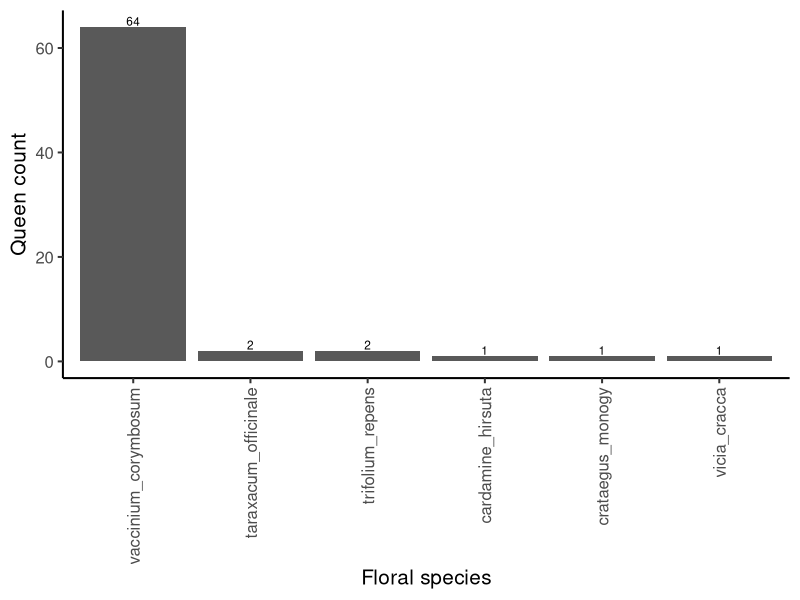
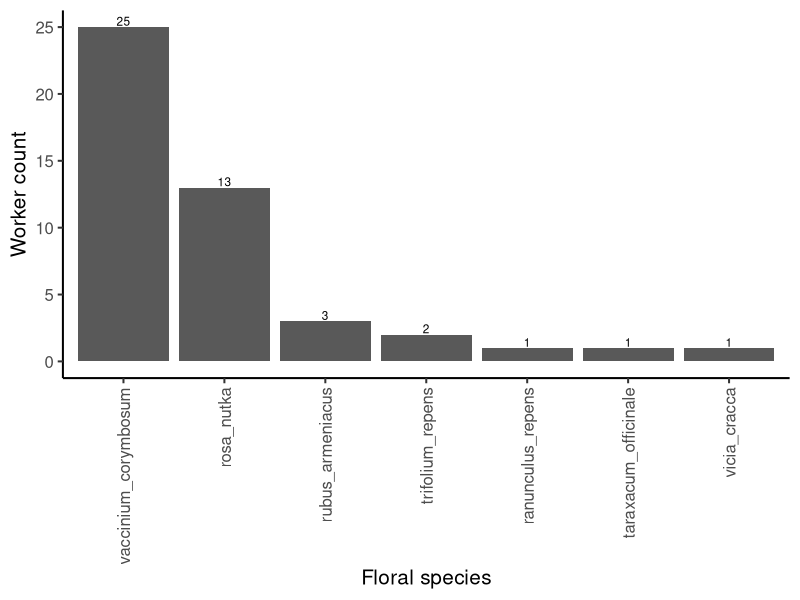
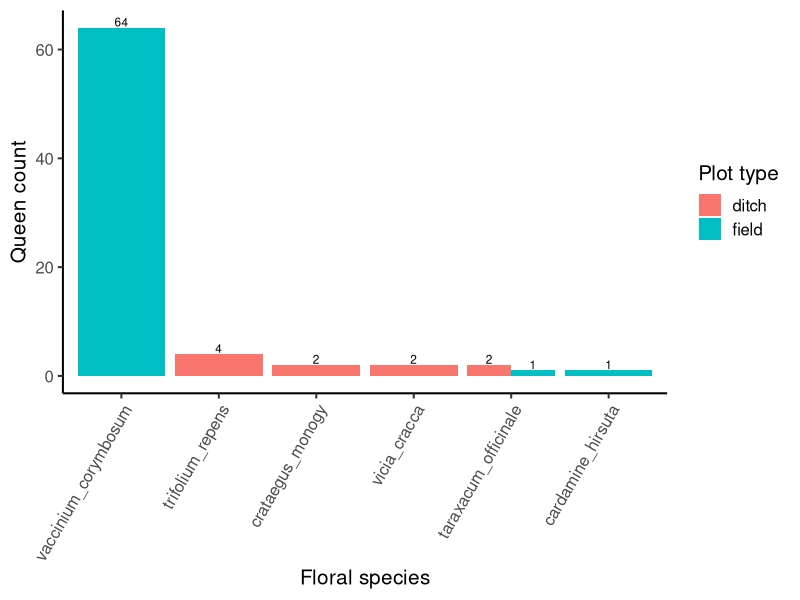
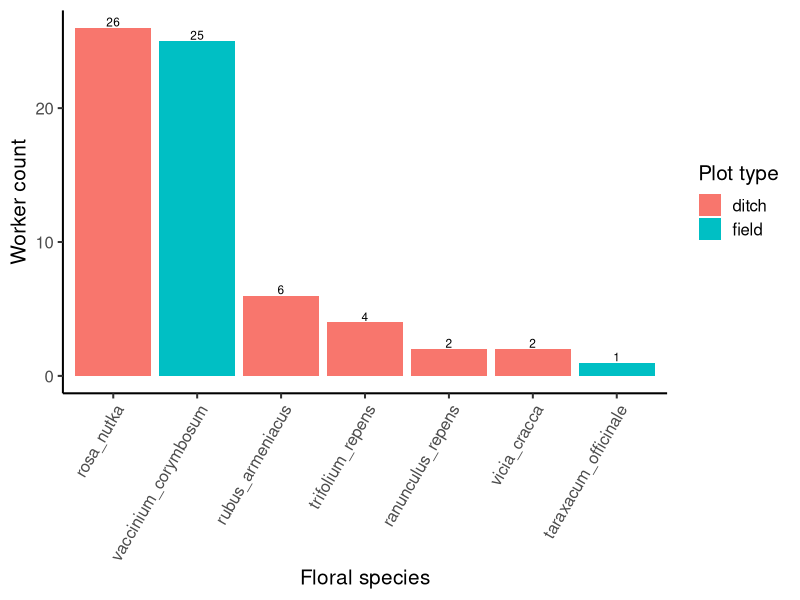

Generate these figures, in order, with R: (Note: this script raises an error after producing the figures.)
## ---- chunk 1
knitr::opts_chunk$set(echo = TRUE)
knitr::opts_knit$set(root.dir = "~/Library/CloudStorage/OneDrive-UBC/MSc/12_analysis/rodent-bee-blueberry")
## ---- chunk 2
#load packages
library(ggplot2) #for plots
library(dplyr) #for working with dataframes
library(tidyr) #for working with datasets
library(lme4) #for mixed effects models
library(ggpubr) #for adding significance asterisks to graph
library(stringr)
library(lubridate)

#read in data
data <- read.csv("06_cleandata/combined_plot_data.csv")
rodent <- read.csv("06_cleandata/rodent_clean.csv")

#change character columns to factors
data <- data %>%
   mutate(
     site_id = as.factor(site_id),
     round = as.factor(round),
     plot_id = as.factor(plot_id),
     bee_date = as.Date(bee_date),
     area = as.factor(area))

#add column for ditch vs field
##in overall data
data <- data %>%
  mutate(field_ditch = case_when(
    str_detect(plot_id, "p1|p2") ~ "field",
    str_detect(plot_id, "d") ~ "ditch",
    TRUE ~ NA_character_
  ))

##in rodent data
rodent <- rodent %>%
  mutate(field_ditch = case_when(
    str_detect(plot_id, "p1|p2") ~ "field",
    str_detect(plot_id, "d") ~ "ditch",
    TRUE ~ NA_character_
  ))
## ---- chunk 3
bee <- read.csv("06_cleandata/bee_clean.csv")
##add ditch vs field column
bee <- bee %>%
  mutate(field_ditch = case_when(
    str_detect(plot_id, "p1|p2") ~ "field",
    str_detect(plot_id, "d") ~ "ditch",
    TRUE ~ NA_character_
  ))

#remove observations of bees foraging VACO along the ditch (where VACO branches from the field extended into the ditch plot)
bee <- filter(bee, !(flower_code == "vaco" & field_ditch == "ditch"))

#add column for julian date
bee$julian.date <- yday(bee$date)

#filter to queens and workers
queens <- bee %>%
  filter(caste == "q", flower_species != "" & !is.na(flower_species))
workers <- bee %>%
  filter(caste == "w", flower_species != "" & !is.na(flower_species))

## ---- chunk 4
queens %>%
  count(flower_species, name = "count") %>%
  mutate(flower_species = reorder(flower_species, -count)) %>%
  ggplot(aes(flower_species, count)) +
  geom_bar(stat = "identity") +
  geom_text(aes(label = count), vjust = -0.15, size = 3) +
  theme_classic(base_size = 15) +
  xlab("Floral species") +
  ylab("Queen count") +
  theme(axis.text.x = element_text(angle = 90, vjust = 0.5, hjust = 1))
## ---- chunk 5
workers %>%
  count(flower_species, name = "count") %>%
  mutate(flower_species = reorder(flower_species, -count)) %>%
  ggplot(aes(flower_species, count)) +
  geom_bar(stat = "identity") +
  geom_text(aes(label = count), vjust = -0.15, size = 3) +
  theme_classic(base_size = 15) +
  xlab("Floral species") +
  ylab("Worker count") +
  theme(axis.text.x = element_text(angle = 90, vjust = 0.5, hjust = 1))
## ---- chunk 6
queens %>%
  count(flower_species, field_ditch, name = "count") %>%
  mutate(adjusted_count = case_when( ##adjust count for sampling effort (2x as many field plots as ditch plots)
    field_ditch == "field" ~ count * 1,
    field_ditch == "ditch" ~ count * 2
  )) %>%
  mutate(flower_species = reorder(flower_species, -adjusted_count)) %>%
  ggplot(aes(flower_species, adjusted_count, fill = field_ditch)) +
  geom_bar(stat = "identity", position = "dodge") +
  geom_text(aes(label = adjusted_count), 
            position = position_dodge(width = 0.9),
            vjust = -0.15, 
            size = 3) +
  theme_classic(base_size = 15) +
  labs(
    x = "Floral species",
    y = "Queen count",
    fill = "Plot type"
  ) +
  theme(axis.text.x = element_text(angle = 60, hjust = 1))
## ---- chunk 7
workers %>%
  count(flower_species, field_ditch, name = "count") %>%
  mutate(adjusted_count = case_when( ##adjust count for sampling effort (2x as many field plots as ditch plots)
    field_ditch == "field" ~ count * 1,
    field_ditch == "ditch" ~ count * 2
  )) %>%
  mutate(flower_species = reorder(flower_species, -adjusted_count)) %>%
  ggplot(aes(flower_species, adjusted_count, fill = field_ditch)) +
  geom_bar(stat = "identity", position = "dodge") +
  geom_text(aes(label = adjusted_count), 
            position = position_dodge(width = 0.9),
            vjust = -0.15, 
            size = 3) +
  theme_classic(base_size = 15) +
  labs(
    x = "Floral species",
    y = "Worker count",
    fill = "Plot type"
  ) +
  theme(axis.text.x = element_text(angle = 60, hjust = 1))
## ---- chunk 8

# Step 1: Filter and summarize data
foraging_summary <- bee %>%
  filter(behaviour == "foraging") %>%
  count(julian.date, field_ditch, name = "n_foraging")

#convert x-axis to actual dates
## Convert scaled values back to dates
foraging_summary <- foraging_summary %>%
  mutate(
    # Convert Day of Year to an actual Date object (using 2024 as a reference year)
    date_formatted = as.Date(round(julian.date) - 1, origin = "2024-01-01")
  )

#set peak bloom start and end dates
bloom_start <- as.numeric(format(as.Date("2024-04-19"), "%j"))
bloom_end <- as.numeric(format(as.Date("2024-05-24"), "%j"))


# Step 2: Plot
ggplot(foraging_summary, aes(x = date_formatted, y = n_foraging, color = field_ditch)) +
  geom_line(size = 1.5) +
  scale_x_date(limits = c(as.Date("2024-04-02"), as.Date("2024-07-03")),
               date_breaks = "1 month", 
               date_labels = "%b") +
  annotate("rect", xmin = bloom_start, xmax = bloom_end, ymin = -Inf, ymax = Inf, 
           alpha = .2, fill = "steelblue")+
  labs(
    x = "Date",
    y = "Foraging bombus (count)",
    color = "Plot type"
  )  +
  theme_classic(base_size = 20)
## ---- chunk 9
# Step 1: Filter and summarize data
foraging_caste_summary <- bee %>%
  filter(behaviour == "foraging") %>%
  filter(caste != "" & caste != "m")%>%
  count(julian.date, caste, field_ditch, name = "n_foraging") 

#convert x-axis to actual dates
## Convert scaled values back to dates
foraging_caste_summary <- foraging_caste_summary %>%
  mutate(
    # Convert Day of Year to an actual Date object (using 2024 as a reference year)
    date_formatted = as.Date(round(julian.date) - 1, origin = "2024-01-01")
  )

# Step 2: Plot
ggplot(foraging_caste_summary, aes(x = date_formatted, y = n_foraging, color = field_ditch)) +
  geom_line(size = 1.2) +
  facet_wrap(~ caste, ncol = 1, scales = "free_y", labeller = as_labeller(c("w" = "Workers", "q" = "Queens"))) +
  scale_x_date(limits = c(as.Date("2024-04-02"), as.Date("2024-07-03")),
               date_breaks = "1 month", 
               date_labels = "%b") +
 annotate("rect", xmin = bloom_start, xmax = bloom_end, ymin = -Inf, ymax = Inf, 
           alpha = .2, fill = "steelblue")+
  labs(
    x = "Date",
    y = "Foraging bumblebees (count)",
    color = "Plot type"
  ) +
  theme_classic(base_size = 20)
## ---- chunk 10
#load data
floral <- read.csv("06_cleandata/floral_clean.csv")

#add column for julian date
floral$julian.date <- yday(floral$date)

# Step 1: Filter and summarize data
vaco_summary <- floral %>%
  filter(flower_code == "vaco") %>%
  group_by(julian.date) %>%
  summarise(vaco_abun = sum(abundance), .groups = "drop") 

#convert x-axis to actual dates
## Convert scaled values back to dates
vaco_summary <- vaco_summary %>%
  mutate(
    # Convert Day of Year to an actual Date object (using 2024 as a reference year)
    date_formatted = as.Date(round(julian.date) - 1, origin = "2024-01-01"))

# Step 2: Plot
ggplot(vaco_summary, aes(x = date_formatted, y = vaco_abun)) +
  geom_line(size = 1.2) +
  scale_x_date(limits = c(as.Date("2024-04-02"), as.Date("2024-07-03")),
               date_breaks = "1 month", 
               date_labels = "%b") +
  annotate("rect", xmin = bloom_start, xmax = bloom_end, ymin = -Inf, ymax = Inf, 
           alpha = .2, fill = "steelblue") +
  labs(
    x = "Date",
    y =  "Blueberry flower\nabundance"
  ) +
  theme_classic(base_size = 20)
## ---- chunk 11
# Step 1: Filter and summarize data
vacoforaging_caste_summary <- bee %>%
  filter(behaviour == "foraging") %>%
  filter(flower_code == "vaco") %>%
  filter(caste != "")%>%
  count(julian.date, caste, name = "n_foraging_vaco")

#convert x-axis to actual dates
## Convert scaled values back to dates
vacoforaging_caste_summary <- vacoforaging_caste_summary %>%
  mutate(
    # Convert Day of Year to an actual Date object (using 2024 as a reference year)
    date_formatted = as.Date(round(julian.date) - 1, origin = "2024-01-01"))

# Step 2: Plot
ggplot(vacoforaging_caste_summary, aes(x = date_formatted, y = n_foraging_vaco, color = caste)) +
  geom_line(size = 1.2) +
  scale_color_manual(values = c("q" = "pink", "w" = "purple"),
                        labels = c("q" = "Queens", "w" = "Workers"))+
  scale_x_date(limits = c(as.Date("2024-04-02"), as.Date("2024-07-03")),
               date_breaks = "1 month", 
               date_labels = "%b") +
 annotate("rect", xmin = bloom_start, xmax = bloom_end, ymin = -Inf, ymax = Inf, 
           alpha = .2, fill = "steelblue")+
  labs(
    x = "Date",
    y = "Bombus foraging on\nblueberry (count)",
    color = "Caste"
  ) +
  theme_classic(base_size = 20)
## ---- chunk 12
# Step 1: Filter and summarize data
vacoforaging_caste_summary <- bee %>%
  filter(behaviour == "foraging") %>%
  filter(flower_code == "vaco") %>%
  filter(caste != "" & caste != "m")%>%
  count(caste, name = "n_foraging_vaco")

# Step 2: Plot
ggplot(vacoforaging_caste_summary, aes(x = caste, y = n_foraging_vaco)) +
  geom_bar(stat = "identity") +
  scale_x_discrete(labels = c("w" = "Workers", "q" = "Queens")) +
  labs(
    x = "Caste",
    y = "Bombus foraging on blueberry\n(count)"
  ) +
  theme_classic(base_size = 20)
## ---- chunk 13
#load bee data
bee <- read.csv("06_cleandata/bee_clean.csv")

#add column for ditch vs field
bee <- bee %>%
  mutate(field_ditch = case_when(
    str_detect(plot_id, "p1|p2") ~ "field",
    str_detect(plot_id, "d") ~ "ditch",
    TRUE ~ NA_character_
  ))

##counts per caste
bee_count_summary <- bee %>%
  #change blanks to unknown
  mutate(caste = ifelse(caste == "" , "unknown", caste)) %>%
  # Group by species and caste
  group_by(caste) %>%
  summarise(n = n(), .groups = "drop") %>%
  # Add a total row
  bind_rows(tibble(caste = "overall", n = sum(.$n)))

##counts per plot type 
bee_count_summary_plot <- bee %>%
  # Group by plot type 
  group_by(field_ditch) %>%
  summarise(n = n(), .groups = "drop") %>%
  # Add a total row
  bind_rows(tibble(field_ditch = "overall", n = sum(.$n)))
  
#number of species
bee_species_summary <- bee %>%
  #change blanks to unknown
  mutate(caste = ifelse(caste == "" , "unknown", caste)) %>%
  mutate(bee_species = ifelse(bee_species == "" , "unknown", bee_species)) %>%
  # Group by species and caste
  group_by(bee_species, caste) %>%
  summarise(n = n(), .groups = "drop") %>%
  # Pivot caste levels into columns
  pivot_wider(
    names_from = caste,
    values_from = n,
    values_fill = 0  # fill missing combinations with 0
  ) %>%
  # Add a total count column
  mutate(n_overall = rowSums(across(-bee_species)))

#number of species per plot type
bee_species_summary_plot <- bee %>%
  #change blanks to unknown
  mutate(bee_species = ifelse(bee_species == "" , "unknown", bee_species)) %>%
  # Group by species and caste
  group_by(bee_species, field_ditch) %>%
  summarise(n = n(), .groups = "drop") %>%
  # Pivot caste levels into columns
  pivot_wider(
    names_from = field_ditch,
    values_from = n,
    values_fill = 0  # fill missing combinations with 0
  ) %>%
  # Add a total count column
  mutate(n_overall = rowSums(across(-bee_species)))

## ---- chunk 14
#load bee data
rodent <- read.csv("06_cleandata/rodent_clean.csv")

#number of individuals
total_rodent <- count(rodent) ##1037 across all sites
#average per plot
rodent_plot_summary <- rodent %>%
  # Group by plot and site
  group_by(site_id, plot_id) %>%
  summarise(n = n(), .groups = "drop") %>%
  # Pivot caste levels into columns
  pivot_wider(
    names_from = site_id,
    values_from = n,
    values_fill = 0  # fill missing combinations with 0
  )
## ---- chunk 15
floral <- read.csv("06_cleandata/floral_clean.csv")

beefloral <- read.csv("06_cleandata/useful_flowers.csv")

floral_bombus <- floral %>%
  filter(flower_species %in% beefloral$flower_species |
           str_detect(flower_species, "brassica_") |
           str_detect(flower_species, "rhododendron_") |
           str_detect(flower_species, "rorippa_") |
           str_detect(flower_species, "rubus_") |
           str_detect(flower_species, "rosa_") |
           str_detect(flower_species, "calystegia_") |
           str_detect(flower_species, "prunus_") |
           str_detect(flower_species, "phacelia_") 
  )

#count number of floral species:
length(unique(floral_bombus$flower_species)) ##53
